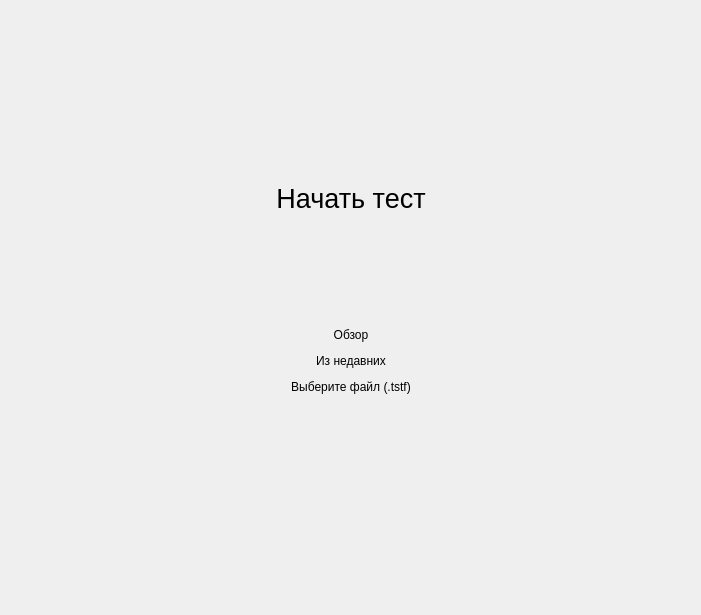
<?xml version="1.0" encoding="UTF-8"?>
<ui version="4.0">
 <class>DevelopInterface</class>
 <widget class="CardWidget" name="DevelopInterface">
  <property name="geometry">
   <rect>
    <x>0</x>
    <y>0</y>
    <width>701</width>
    <height>615</height>
   </rect>
  </property>
  <property name="acceptDrops">
   <bool>true</bool>
  </property>
  <property name="windowTitle">
   <string>Form</string>
  </property>
  <layout class="QGridLayout" name="gridLayout">
   <item row="0" column="0">
    <widget class="SmoothScrollArea" name="scroll">
     <property name="sizePolicy">
      <sizepolicy hsizetype="Expanding" vsizetype="Expanding">
       <horstretch>0</horstretch>
       <verstretch>0</verstretch>
      </sizepolicy>
     </property>
     <property name="contextMenuPolicy">
      <enum>Qt::NoContextMenu</enum>
     </property>
     <property name="acceptDrops">
      <bool>true</bool>
     </property>
     <property name="styleSheet">
      <string notr="true">background-color: transparent;
border: 0;</string>
     </property>
     <property name="widgetResizable">
      <bool>true</bool>
     </property>
     <widget class="QWidget" name="container">
      <property name="geometry">
       <rect>
        <x>0</x>
        <y>0</y>
        <width>683</width>
        <height>597</height>
       </rect>
      </property>
      <property name="autoFillBackground">
       <bool>false</bool>
      </property>
      <layout class="QGridLayout" name="gridLayout_2">
       <property name="leftMargin">
        <number>36</number>
       </property>
       <property name="topMargin">
        <number>36</number>
       </property>
       <property name="rightMargin">
        <number>36</number>
       </property>
       <property name="bottomMargin">
        <number>0</number>
       </property>
       <property name="spacing">
        <number>4</number>
       </property>
       <item row="3" column="2">
        <spacer name="spacer_4">
         <property name="orientation">
          <enum>Qt::Vertical</enum>
         </property>
         <property name="sizeHint" stdset="0">
          <size>
           <width>20</width>
           <height>40</height>
          </size>
         </property>
        </spacer>
       </item>
       <item row="2" column="2">
        <widget class="SimpleCardWidget" name="ChooseFile">
         <property name="minimumSize">
          <size>
           <width>350</width>
           <height>0</height>
          </size>
         </property>
         <property name="maximumSize">
          <size>
           <width>16777215</width>
           <height>250</height>
          </size>
         </property>
         <layout class="QVBoxLayout" name="verticalLayout">
          <property name="spacing">
           <number>12</number>
          </property>
          <property name="leftMargin">
           <number>64</number>
          </property>
          <property name="topMargin">
           <number>36</number>
          </property>
          <property name="rightMargin">
           <number>64</number>
          </property>
          <property name="bottomMargin">
           <number>36</number>
          </property>
          <item>
           <spacer name="verticalSpacer_2">
            <property name="orientation">
             <enum>Qt::Vertical</enum>
            </property>
            <property name="sizeHint" stdset="0">
             <size>
              <width>20</width>
              <height>40</height>
             </size>
            </property>
           </spacer>
          </item>
          <item>
           <layout class="QHBoxLayout" name="layout">
            <property name="spacing">
             <number>4</number>
            </property>
            <item>
             <widget class="IconWidget" name="ChooseFileIcon">
              <property name="sizePolicy">
               <sizepolicy hsizetype="Preferred" vsizetype="Preferred">
                <horstretch>0</horstretch>
                <verstretch>0</verstretch>
               </sizepolicy>
              </property>
              <property name="minimumSize">
               <size>
                <width>24</width>
                <height>24</height>
               </size>
              </property>
              <property name="maximumSize">
               <size>
                <width>24</width>
                <height>24</height>
               </size>
              </property>
              <property name="acceptDrops">
               <bool>true</bool>
              </property>
             </widget>
            </item>
           </layout>
          </item>
          <item>
           <widget class="PrimaryPushButton" name="ChooseFileButton">
            <property name="sizePolicy">
             <sizepolicy hsizetype="Preferred" vsizetype="Preferred">
              <horstretch>0</horstretch>
              <verstretch>0</verstretch>
             </sizepolicy>
            </property>
            <property name="minimumSize">
             <size>
              <width>0</width>
              <height>0</height>
             </size>
            </property>
            <property name="maximumSize">
             <size>
              <width>16777215</width>
              <height>16777215</height>
             </size>
            </property>
            <property name="cursor">
             <cursorShape>PointingHandCursor</cursorShape>
            </property>
            <property name="acceptDrops">
             <bool>true</bool>
            </property>
            <property name="text">
             <string>Обзор</string>
            </property>
            <property name="icon">
             <iconset>
              <normaloff>:/gallery/images/icons/Menu_black.svg</normaloff>:/gallery/images/icons/Menu_black.svg</iconset>
            </property>
            <property name="hasIcon" stdset="0">
             <bool>false</bool>
            </property>
           </widget>
          </item>
          <item>
           <widget class="DropDownPushButton" name="ChooseFileDrop">
            <property name="sizePolicy">
             <sizepolicy hsizetype="Preferred" vsizetype="Preferred">
              <horstretch>0</horstretch>
              <verstretch>0</verstretch>
             </sizepolicy>
            </property>
            <property name="minimumSize">
             <size>
              <width>0</width>
              <height>0</height>
             </size>
            </property>
            <property name="acceptDrops">
             <bool>true</bool>
            </property>
            <property name="text">
             <string>Из недавних</string>
            </property>
            <property name="icon">
             <iconset>
              <normaloff>:/gallery/images/icons/Grid_black.svg</normaloff>:/gallery/images/icons/Grid_black.svg</iconset>
            </property>
            <property name="hasIcon" stdset="0">
             <bool>true</bool>
            </property>
           </widget>
          </item>
          <item>
           <widget class="BodyLabel" name="ChooseFileLabel">
            <property name="acceptDrops">
             <bool>true</bool>
            </property>
            <property name="text">
             <string>Выберите файл (.tstf)</string>
            </property>
            <property name="alignment">
             <set>Qt::AlignCenter</set>
            </property>
            <property name="lightColor" stdset="0">
             <color alpha="150">
              <red>0</red>
              <green>0</green>
              <blue>0</blue>
             </color>
            </property>
            <property name="darkColor" stdset="0">
             <color alpha="150">
              <red>255</red>
              <green>255</green>
              <blue>255</blue>
             </color>
            </property>
           </widget>
          </item>
          <item>
           <spacer name="verticalSpacer">
            <property name="orientation">
             <enum>Qt::Vertical</enum>
            </property>
            <property name="sizeHint" stdset="0">
             <size>
              <width>20</width>
              <height>40</height>
             </size>
            </property>
           </spacer>
          </item>
         </layout>
        </widget>
       </item>
       <item row="2" column="1">
        <spacer name="spacer_2">
         <property name="orientation">
          <enum>Qt::Horizontal</enum>
         </property>
         <property name="sizeHint" stdset="0">
          <size>
           <width>40</width>
           <height>20</height>
          </size>
         </property>
        </spacer>
       </item>
       <item row="0" column="2">
        <spacer name="spacer_3">
         <property name="orientation">
          <enum>Qt::Vertical</enum>
         </property>
         <property name="sizeHint" stdset="0">
          <size>
           <width>20</width>
           <height>40</height>
          </size>
         </property>
        </spacer>
       </item>
       <item row="2" column="3">
        <spacer name="spacer">
         <property name="orientation">
          <enum>Qt::Horizontal</enum>
         </property>
         <property name="sizeHint" stdset="0">
          <size>
           <width>40</width>
           <height>20</height>
          </size>
         </property>
        </spacer>
       </item>
       <item row="1" column="2">
        <widget class="CaptionLabel" name="headerLabel_2">
         <property name="font">
          <font>
           <pointsize>20</pointsize>
           <weight>50</weight>
           <bold>false</bold>
          </font>
         </property>
         <property name="text">
          <string>Начать тест</string>
         </property>
         <property name="alignment">
          <set>Qt::AlignCenter</set>
         </property>
         <property name="lightColor" stdset="0">
          <color alpha="150">
           <red>0</red>
           <green>0</green>
           <blue>0</blue>
          </color>
         </property>
         <property name="darkColor" stdset="0">
          <color alpha="150">
           <red>255</red>
           <green>255</green>
           <blue>255</blue>
          </color>
         </property>
        </widget>
       </item>
      </layout>
     </widget>
    </widget>
   </item>
  </layout>
 </widget>
 <customwidgets>
  <customwidget>
   <class>PushButton</class>
   <extends>QPushButton</extends>
   <header>qfluentwidgets</header>
  </customwidget>
  <customwidget>
   <class>PrimaryPushButton</class>
   <extends>PushButton</extends>
   <header>qfluentwidgets</header>
  </customwidget>
  <customwidget>
   <class>DropDownPushButton</class>
   <extends>PushButton</extends>
   <header>qfluentwidgets</header>
  </customwidget>
  <customwidget>
   <class>IconWidget</class>
   <extends>QWidget</extends>
   <header>qfluentwidgets</header>
  </customwidget>
  <customwidget>
   <class>CardWidget</class>
   <extends>QFrame</extends>
   <header>qfluentwidgets</header>
   <container>1</container>
  </customwidget>
  <customwidget>
   <class>SimpleCardWidget</class>
   <extends>CardWidget</extends>
   <header>qfluentwidgets</header>
   <container>1</container>
  </customwidget>
  <customwidget>
   <class>SmoothScrollArea</class>
   <extends>QScrollArea</extends>
   <header>qfluentwidgets</header>
   <container>1</container>
  </customwidget>
  <customwidget>
   <class>CaptionLabel</class>
   <extends>QLabel</extends>
   <header>qfluentwidgets</header>
  </customwidget>
  <customwidget>
   <class>BodyLabel</class>
   <extends>QLabel</extends>
   <header>qfluentwidgets</header>
  </customwidget>
 </customwidgets>
 <resources/>
 <connections/>
</ui>
